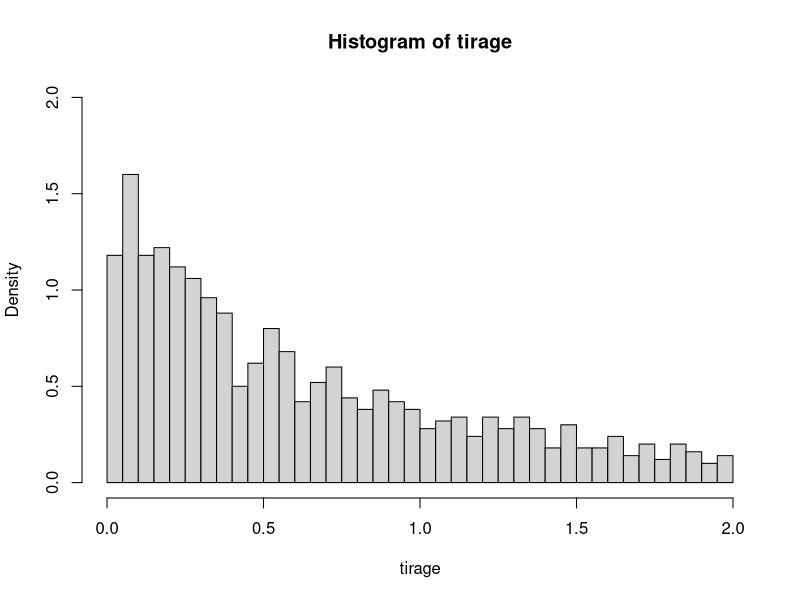

The R script that drew this image: (Note: this script raises an error after producing the figure.)
rm(list=ls())
fc_dens<-function(x){
  if (x<0 || x>2)
    return (0)
  return (1.5/(1+x)^2)
}

fc_rep_inv<-function(y){
  return (-3/(2*y-3)-1)
}

y<-runif(1000)
tirage<-fc_rep_inv(y)

h<-hist(tirage,breaks=50,plot=TRUE,freq = FALSE, ylim = c(0,2), xlim = c(0,2))

par(new=TRUE)

x<-seq(from=0,to=2,length=1000)
z<-fc_dens(x)

plot(x,z,type='l', ylim = c(0,2), xlim = c(0,2), xlab = "", ylab="")